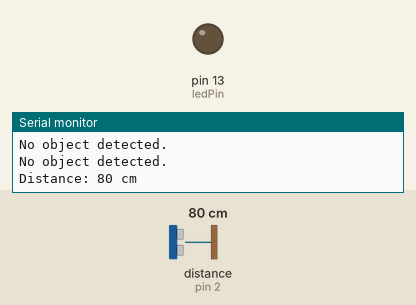
Simulated run of this sketch. Board: Arduino Uno, built with avr-gcc and run on an emulated ATmega328P. On the bench: output pins drawn as LEDs (lit = HIGH), the last lines printed to the serial monitor. Wiring (inferred from the names in the program): ultrasonic range finder: trigger pin 9; echo pin 2. The test bench sets the inputs (shaded band); at power-on: distance to the obstacle (sensor on pin 2) 80 cm. The echo pulse lasts 58.3 µs per cm; pins used as bus, display or sensor lines are not drawn.

Above: at 0.1 s.
At 1.1 s:
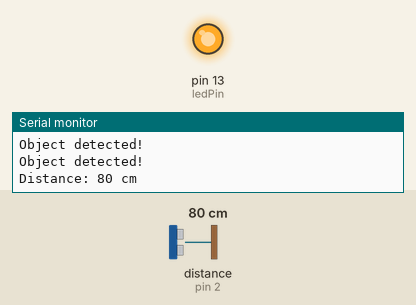
Timing chart, 0 to 2.6 s (numbered marks = the images above):
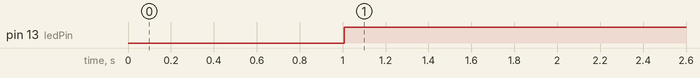

Measured:
- by itself, pin 13 (ledPin): LOW → HIGH at 1.0 s

The sketch:

Interrupt_Driven_Board.ino
```cpp
/* This code is made by Anneshu Nag, Student ID- 2201994760*/
/*   Sense-Think-Act Board using Ultrasonic Motion Sensor  */
/*          Updating LED status using Interruption         */

const int triggerPin = 9;  // Trigger pin for ultrasonic sensor
const int echoPin = 2;     // Echo pin for ultrasonic sensor
const int ledPin = 13;     // Built-in LED pin

volatile bool objectDetected = false;  // Flag to indicate object detection

void setup() {
  Serial.begin(9600);      // Initialize serial communication
  pinMode(triggerPin, OUTPUT);
  pinMode(echoPin, INPUT);
  pinMode(ledPin, OUTPUT);

  // Attach the interrupt to the interruptFunction on CHANGE edge of echoPin
  attachInterrupt(digitalPinToInterrupt(echoPin), interruptFunction, CHANGE);
}

void loop() {
  digitalWrite(triggerPin, LOW);
  delayMicroseconds(2);
  digitalWrite(triggerPin, HIGH);
  delayMicroseconds(10);
  digitalWrite(triggerPin, LOW);

  // Measure the pulse duration from the ultrasonic sensor
  long duration = pulseIn(echoPin, HIGH);
  int distance = duration / 58;  // Convert the pulse duration to distance in centimeters

  Serial.print("Distance: ");
  Serial.print(distance);
  Serial.println(" cm");

  if (distance < 100) {
    objectDetected = true;
  } else {
    objectDetected = false;
  }

  delay(1000);  // Add delay for stability
}

// Interrupt function to control the LED based on the echoPin state
void interruptFunction() {
  if (objectDetected) {
    Serial.println("Object detected!");  // Print detection status to Serial Monitor
    digitalWrite(ledPin, HIGH);
  } else {
    Serial.println("No object detected.");
    digitalWrite(ledPin, LOW);
  }
}
```
